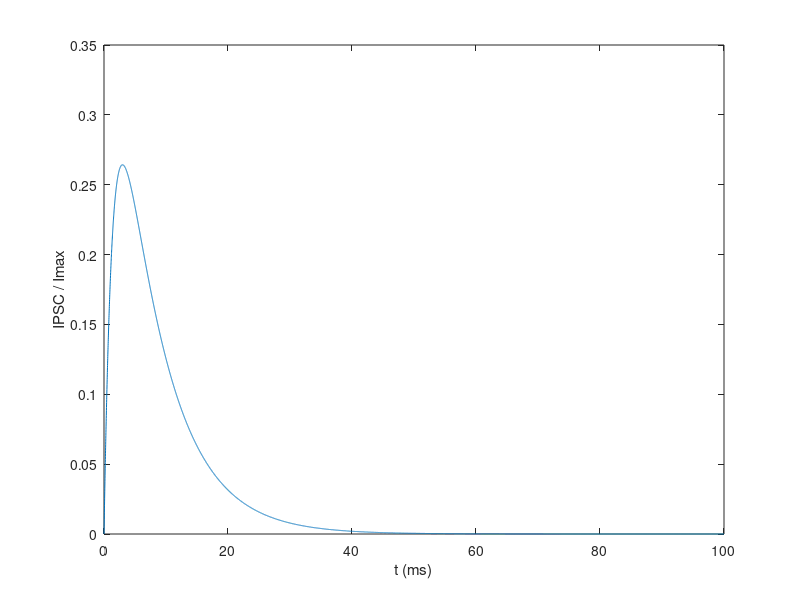

Reproduce this figure in MATLAB.
%% A simple model to illustrate how the delay due to the compartmental connection can affect the IPSC time course. 
t = 0 : 0.01 : 100;
gC = 26.5; Cs = 100; Cd = 40;
tau = 7.2; gS = gC / Cs; gD = gC / Cd;
y = tau * gS / (tau * gD - 1) * (exp(-t/tau) - exp(-t*gD));
figure; plot(t, y); xlabel('t (ms)'); ylabel('IPSC / Imax');
